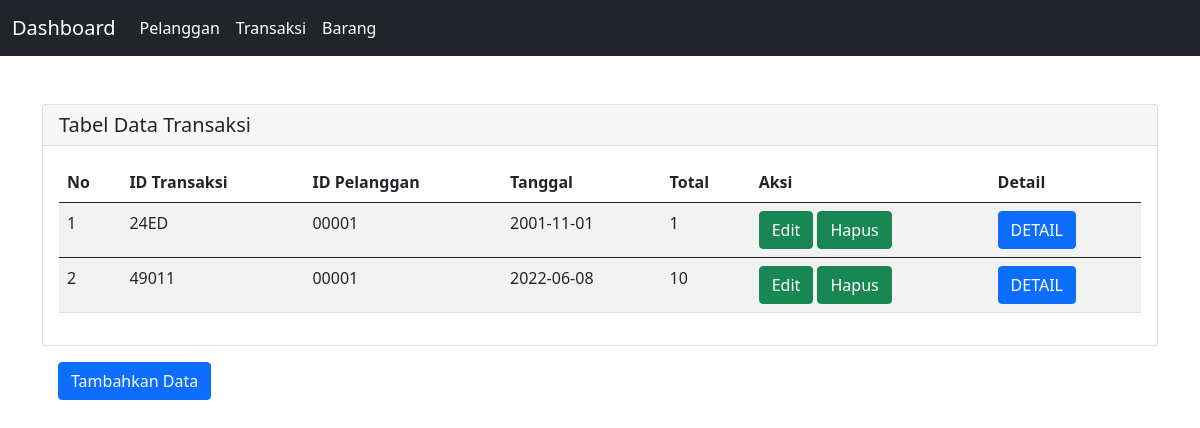
The page /transaksi/data_transaksi.php on the database its author committed.
### tables this page shows
CREATE TABLE `transaksi` (
  `id_trans` varchar(10) NOT NULL,
  `id_pelanggan` varchar(15) NOT NULL,
  `tanggal` date NOT NULL,
  `total` varchar(20) NOT NULL
);

### transaksi/data_transaksi.php (the view, shortened to what this page needs)
<!doctype html>
<html lang="en">
  <head>
    <link href="https://cdn.jsdelivr.net/npm/bootstrap@5.0.2/dist/css/bootstrap.min.css" rel="stylesheet">
  </head>
  <body>
		   <nav class="navbar navbar-expand-lg navbar-dark bg-dark">
		  		<div class="container-fluid">
				    <a class="navbar-brand" href="../menu/data.php">Dashboard</a>
		    	<div class="collapse navbar-collapse" id="navbarNav">
				      <ul class="navbar-nav">
				        <li class="nav-item">
				          <a class="nav-link active" aria-current="page" href="../pelanggan/data_pelanggan.php">Pelanggan</a>
				        </li>
				        <li class="nav-item">
			            <a class="nav-link active" aria-current="page" href="#">Transaksi</a>
			          </li>
			          <li class="nav-item">
			            <a class="nav-link active" aria-current="page" href="../barang/data_barang.php">Barang</a>
			          </li>
				      </ul>
		   		 </div>
		 		 </div>
			</nav>
			<div class="container">
			<div class="card mt-5">
			  <h5 class="card-header">Tabel Data Transaksi</h5>
			  <div class="card-body">
							    <table class="table table-striped table-hover ">
							  <thead>
							    <tr>
							    	<th scope="col">No </th>
							      <th scope="col">ID Transaksi</th>
							      <th scope="col">ID Pelanggan</th>
							      <th scope="col">Tanggal</th>
							      <th scope="col">Total</th>
							      <th scope="col">Aksi</th>
							      <th scope="col">Detail</th>
							    </tr>
							  </thead>
							  <?php
					       require_once('../koneksi/config.php');
					        $no = 1;
					        $query = mysqli_query($conn, 'SELECT * FROM transaksi');
					        while ($data = mysqli_fetch_array($query)) {
					        	?>
								  <tbody>
								     <tr>
			                <td><?php echo $no++ ?></td>
			                <td><?php echo $data['id_trans'] ?></td>
			                <td><?php echo $data['id_pelanggan'] ?></td>
			                <td><?php echo $data['tanggal'] ?></td>
			                <td><?php echo $data['total'] ?></td>
								      <td>
									 <a href="edit_transaksi.php?id_trans=<?=$data['id_trans']?>" type="button" class="btn btn-success btn-md">Edit</a>
									 <a href="hapus.php?id_trans=<?=$data['id_trans']?>" type="button" class="btn btn-success btn-md">Hapus</a>
								      </td>
								      <td>
								      	<a href="detail.php?id_trans=<?=$data['id_trans']?>" type="button" class="btn btn-primary">DETAIL</a>
								      </td>
								    </tr>
								  </tbody>
											<?php } ?>
									</table>
         </div>
			  </div>
			  <div>
							            <a class="btn btn-primary m-3" href="form_tambah.php" role="button">Tambahkan Data</a>
			</div>
			</div>
  </body>
  </html>

### rows shown on the page
transaksi: id_trans "24ED", id_pelanggan "00001", tanggal "2001-11-01", total "1"
transaksi: id_trans "49011", id_pelanggan "00001", tanggal "2022-06-08", total "10"
